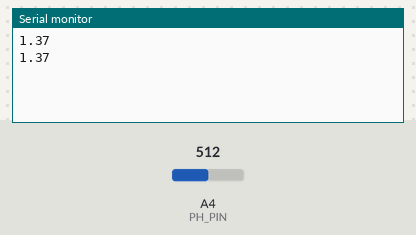
Recording of a sketch running on a simulated Arduino Uno, built with avr-gcc and run on an emulated ATmega328P. Shown: the last lines printed to the serial monitor. Inputs (shaded band) come from the test bench; at power-on: A4 (PH_PIN) = 512.

Above: at 1.8 s.
1.9 s: A4 (PH_PIN) set to 716
At 2.6 s:
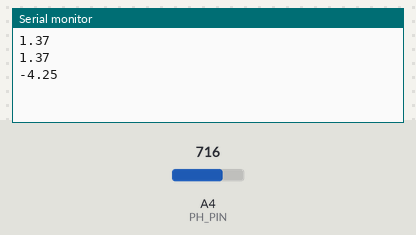
3.4 s: A4 (PH_PIN) set to 900
At 4.8 s:
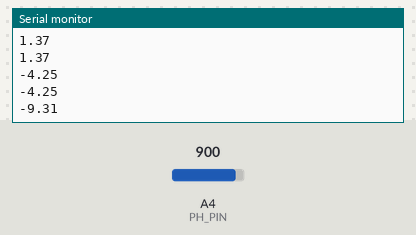
Timing chart, 0 to 6.4 s (numbered marks = the images above; inputs shaded):
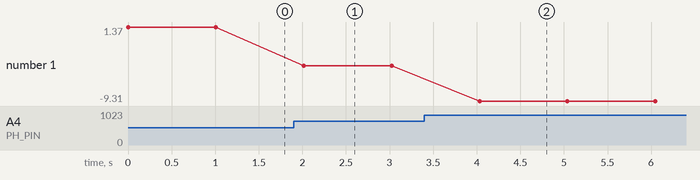

The sketch:

uno_pH.ino
```cpp
#include "DFRobot_PH.h"
#include <EEPROM.h>
#include <SoftwareSerial.h>

#define PH_PIN A4
float voltage, phValue, temperature=25;
DFRobot_PH ph;
SoftwareSerial toEsp(5, 6); //RX, TX

void setup(){
  Serial.begin(9600);
  toEsp.begin(9600);
  ph.begin();
}

void loop()
{
    //static unsigned long timepoint = millis();
    String data;
    //if (millis()-timepoint>1000U){ //time interval: 1s
      //timepoint = millis();
      voltage = analogRead(PH_PIN)/1024.0*5000;  // read the voltage
      //temperature = readTemperature();  // read your temperature sensor to execute temperature compensation
      phValue = ph.readPH(voltage,temperature);  // convert voltage to pH with temperature compensation
      //Serial.print("temperature:");
      //Serial.print(temperature,1);
      //Serial.print("^C  pH:");
      Serial.println(phValue);
    //}
      //ph.calibration(voltage,temperature);  // calibration process by Serail CMD
      data = String('<') + String(phValue) + String('>');
      toEsp.print(data);
      delay(1000);
}
```

Measured:
- after the input at 1.9 s, the serial monitor: prints a new line after 0.12 s (image 1)
- after the input at 3.4 s, the serial monitor: prints a new line after 0.63 s (image 2)
- plotted number 1: 1.37 → -4.25 after the input at 1.9 s, -4.25 → -9.31 after the input at 3.4 s
